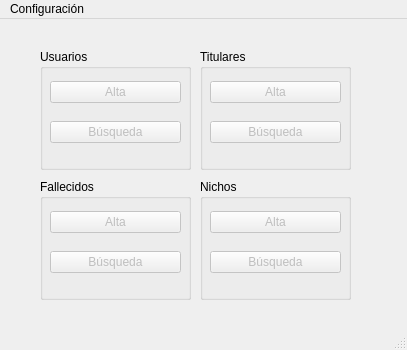
<?xml version="1.0" encoding="UTF-8"?>
<ui version="4.0">
 <class>MainWindow</class>
 <widget class="QMainWindow" name="MainWindow">
  <property name="geometry">
   <rect>
    <x>0</x>
    <y>0</y>
    <width>407</width>
    <height>350</height>
   </rect>
  </property>
  <property name="windowTitle">
   <string>Pantalla Principal</string>
  </property>
  <widget class="QWidget" name="centralwidget">
   <widget class="QGroupBox" name="group_box_users">
    <property name="geometry">
     <rect>
      <x>40</x>
      <y>30</y>
      <width>151</width>
      <height>121</height>
     </rect>
    </property>
    <property name="title">
     <string>Usuarios</string>
    </property>
    <widget class="QWidget" name="verticalLayoutWidget">
     <property name="geometry">
      <rect>
       <x>10</x>
       <y>20</y>
       <width>131</width>
       <height>86</height>
      </rect>
     </property>
     <layout class="QVBoxLayout" name="verticalLayout">
      <item>
       <widget class="QPushButton" name="push_button_create_user">
        <property name="enabled">
         <bool>false</bool>
        </property>
        <property name="text">
         <string>Alta</string>
        </property>
       </widget>
      </item>
      <item>
       <widget class="QPushButton" name="push_button_search_users">
        <property name="enabled">
         <bool>false</bool>
        </property>
        <property name="text">
         <string>Búsqueda</string>
        </property>
       </widget>
      </item>
     </layout>
    </widget>
   </widget>
   <widget class="QGroupBox" name="group_box_holders">
    <property name="geometry">
     <rect>
      <x>200</x>
      <y>30</y>
      <width>151</width>
      <height>121</height>
     </rect>
    </property>
    <property name="title">
     <string>Titulares</string>
    </property>
    <widget class="QWidget" name="verticalLayoutWidget_2">
     <property name="geometry">
      <rect>
       <x>10</x>
       <y>20</y>
       <width>131</width>
       <height>86</height>
      </rect>
     </property>
     <layout class="QVBoxLayout" name="verticalLayout_2">
      <item>
       <widget class="QPushButton" name="push_button_create_holder">
        <property name="enabled">
         <bool>false</bool>
        </property>
        <property name="text">
         <string>Alta</string>
        </property>
       </widget>
      </item>
      <item>
       <widget class="QPushButton" name="push_button_search_holders">
        <property name="enabled">
         <bool>false</bool>
        </property>
        <property name="text">
         <string>Búsqueda</string>
        </property>
       </widget>
      </item>
     </layout>
    </widget>
   </widget>
   <widget class="QGroupBox" name="group_box_deceased">
    <property name="geometry">
     <rect>
      <x>40</x>
      <y>160</y>
      <width>151</width>
      <height>121</height>
     </rect>
    </property>
    <property name="title">
     <string>Fallecidos</string>
    </property>
    <widget class="QWidget" name="verticalLayoutWidget_3">
     <property name="geometry">
      <rect>
       <x>10</x>
       <y>20</y>
       <width>131</width>
       <height>86</height>
      </rect>
     </property>
     <layout class="QVBoxLayout" name="verticalLayout_3">
      <item>
       <widget class="QPushButton" name="push_button_create_deceased">
        <property name="enabled">
         <bool>false</bool>
        </property>
        <property name="text">
         <string>Alta</string>
        </property>
       </widget>
      </item>
      <item>
       <widget class="QPushButton" name="push_button_search_deceased">
        <property name="enabled">
         <bool>false</bool>
        </property>
        <property name="text">
         <string>Búsqueda</string>
        </property>
       </widget>
      </item>
     </layout>
    </widget>
   </widget>
   <widget class="QGroupBox" name="group_box_niches">
    <property name="geometry">
     <rect>
      <x>200</x>
      <y>160</y>
      <width>151</width>
      <height>121</height>
     </rect>
    </property>
    <property name="title">
     <string>Nichos</string>
    </property>
    <widget class="QWidget" name="verticalLayoutWidget_4">
     <property name="geometry">
      <rect>
       <x>10</x>
       <y>20</y>
       <width>131</width>
       <height>86</height>
      </rect>
     </property>
     <layout class="QVBoxLayout" name="verticalLayout_4">
      <item>
       <widget class="QPushButton" name="push_button_create_niche">
        <property name="enabled">
         <bool>false</bool>
        </property>
        <property name="text">
         <string>Alta</string>
        </property>
       </widget>
      </item>
      <item>
       <widget class="QPushButton" name="push_button_search_niches">
        <property name="enabled">
         <bool>false</bool>
        </property>
        <property name="text">
         <string>Búsqueda</string>
        </property>
       </widget>
      </item>
     </layout>
    </widget>
   </widget>
  </widget>
  <widget class="QMenuBar" name="menubar">
   <property name="geometry">
    <rect>
     <x>0</x>
     <y>0</y>
     <width>407</width>
     <height>22</height>
    </rect>
   </property>
   <widget class="QMenu" name="menuConfiguraci_n">
    <property name="title">
     <string>Configuración</string>
    </property>
   </widget>
   <addaction name="menuConfiguraci_n"/>
  </widget>
  <widget class="QStatusBar" name="statusbar"/>
 </widget>
 <resources/>
 <connections/>
</ui>
